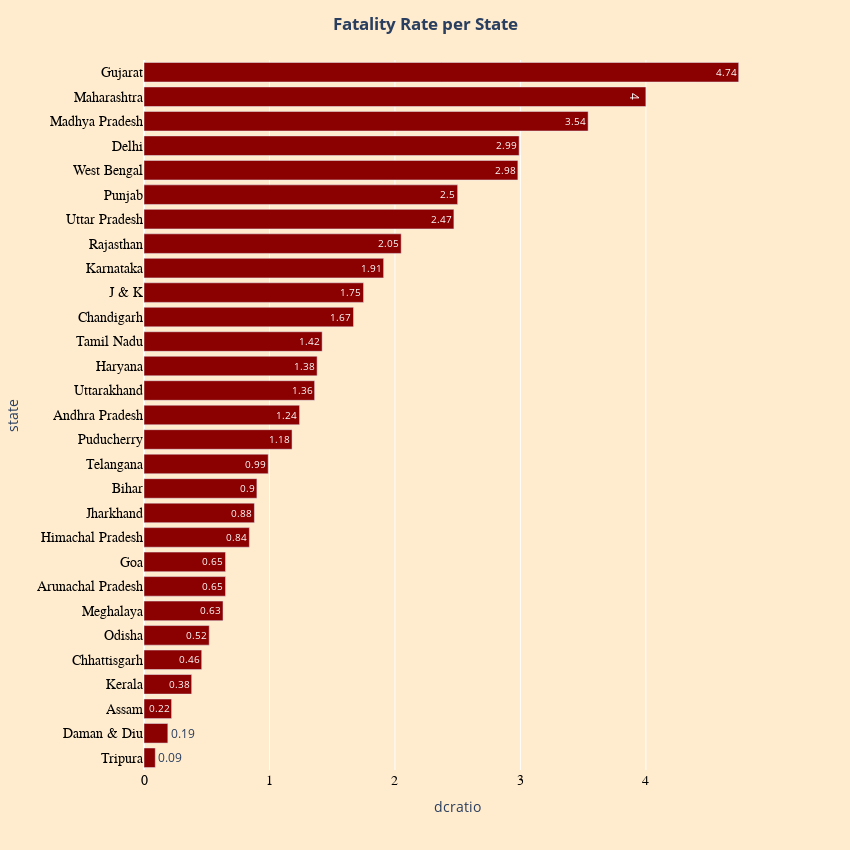

Notebook source saved alongside this figure:
### Code cell
merged = merged[merged.dcratio > 0.0]
merged = merged.sort_values('dcratio', ascending = True)
fig = px.bar(merged, x="dcratio", y="state", orientation='h', text = 'dcratio')
fig.update_layout(
    title_text='<b>Fatality Rate per State<b>',
    title_x=0.5,
    paper_bgcolor='blanchedalmond',
    plot_bgcolor = "blanchedalmond",
    autosize=False,
    width= 850,
    height= 850)
fig.update_traces(marker_color='darkred')
fig.update_xaxes(tickfont=dict(family='Rockwell', color='black', size=14))
fig.update_yaxes(tickfont=dict(family='Rockwell', color='black', size=14))
fig.show()

### Figure 1 — Plotly figure (JSON) as saved in the notebook; plotly's stock layout.template omitted (floating-point values rounded to 4 significant figures)
{"data": [{"alignmentgroup": "True", "hovertemplate": "dcratio=%{text}<br>state=%{y}<extra></extra>", "legendgroup": "", "marker": {"color": "darkred"}, "name": "", "offsetgroup": "", "orientation": "h", "showlegend": false, "text": [0.09, 0.19, 0.22, 0.38, 0.46, 0.52, 0.63, 0.65, 0.65, 0.84, 0.88, 0.9, 0.99, 1.18, 1.24, 1.36, 1.38, 1.42, 1.67, 1.75, 1.91, 2.05, 2.47, 2.5, 2.98, 2.99, 3.54, 4, 4.74], "textposition": "auto", "type": "bar", "x": [0.09, 0.19, 0.22, 0.38, 0.46, 0.52, 0.63, 0.65, 0.65, 0.84, 0.88, 0.9, 0.99, 1.18, 1.24, 1.36, 1.38, 1.42, 1.67, 1.75, 1.91, 2.05, 2.47, 2.5, 2.98, 2.99, 3.54, 4, 4.74], "xaxis": "x", "y": ["Tripura", "Daman & Diu", "Assam", "Kerala", "Chhattisgarh", "Odisha", "Meghalaya", "Arunachal Pradesh", "Goa", "Himachal Pradesh", "Jharkhand", "Bihar", "Telangana", "Puducherry", "Andhra Pradesh", "Uttarakhand", "Haryana", "Tamil Nadu", "Chandigarh", "J & K", "Karnataka", "Rajasthan", "Uttar Pradesh", "Punjab", "West Bengal", "Delhi", "Madhya Pradesh", "Maharashtra", "Gujarat"], "yaxis": "y"}], "layout": {"autosize": false, "barmode": "relative", "height": 850, "legend": {"tracegroupgap": 0}, "margin": {"t": 60}, "paper_bgcolor": "blanchedalmond", "plot_bgcolor": "blanchedalmond", "title": {"text": "<b>Fatality Rate per State<b>", "x": 0.5}, "width": 850, "xaxis": {"anchor": "y", "domain": [0, 1], "tickfont": {"color": "black", "family": "Rockwell", "size": 14}, "title": {"text": "dcratio"}}, "yaxis": {"anchor": "x", "domain": [0, 1], "tickfont": {"color": "black", "family": "Rockwell", "size": 14}, "title": {"text": "state"}}}}
